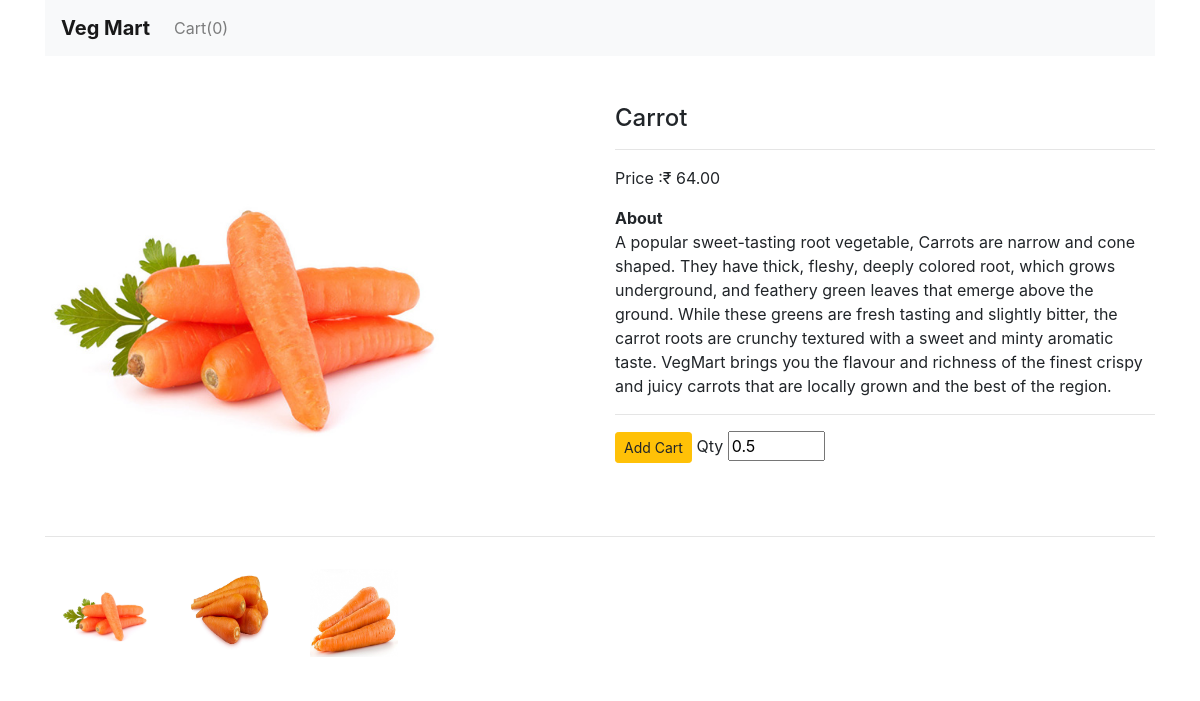
Before: /product/4 with the older database file.
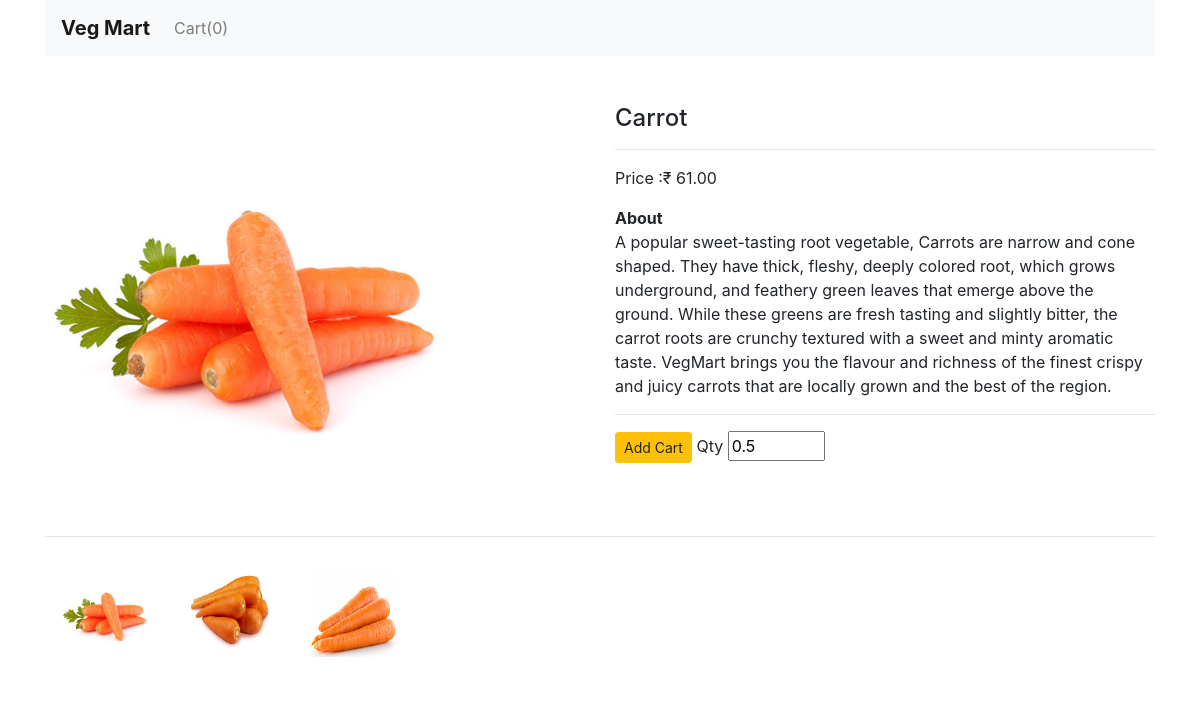
After: the same page with the newer database file.
### shop/products/models.py (models this page shows, shortened)
class Addproduct(db.Model):
    id = db.Column(db.Integer, primary_key=True)
    name = db.Column(db.String(80), nullable=False)
    price = db.Column(db.Numeric(10,2),nullable=False)
    stock = db.Column(db.Integer,nullable=False)
    desc = db.Column(db.Text, nullable=False)
    pub_date = db.Column(db.DateTime, nullable=False, default=datetime.utcnow)
    image_1=db.Column(db.String(150), nullable=False, default='image.jpg')
    image_2=db.Column(db.String(150), nullable=False, default='image.jpg')
    image_3=db.Column(db.String(150), nullable=False, default='image.jpg')

### shop/products/routes.py (the view)
@app.route('/product/<int:id>')
def single_page(id):
    product = Addproduct.query.get_or_404(id)
    return render_template('products/single_page.html',product=product)

### shop/templates/products/single_page.html (shortened to what this page needs)
{% extends 'layout.html'%}
{% block content%}
{% include'navbar.html' %}
<div class="container mt-5">
    <div class="row">
        <div class="col-md-6" id="b_image">
            <img src="{{url_for('static',filename='images/' + product.image_1)}}" alt="{{product.name}}" width="400" height="400">
        </div>
        <div class="col-md-6">
            <h4>{{product.name}}</h4>
            <hr>
            <p>Price :₹ {{product.price}}</p>
            <b>About</b>
            <p>{{product.desc}}</p>
            <hr>
            <form action="{{url_for('AddCart')}}" method="POST">
                <button type="submit" class="btn btn-sm btn-warning">Add Cart</button>
                <label for="">Qty</label>
                <input type="number" name="qty" id="" value="0.5" min="0.5" max="5" step="0.5">
            </form>
        </div>
    </div>
    <div class="row">
        <div class="col-md-12 mt-3" id="s_image">
            <hr>
            <img src="{{url_for('static',filename='images/' + product.image_1)}}" alt="{{product.name}}" width="120" height="120" class="p-3">
            <img src="{{url_for('static',filename='images/' + product.image_2)}}" alt="{{product.name}}" width="120" height="120" class="p-3">
            <img src="{{url_for('static',filename='images/' + product.image_3)}}" alt="{{product.name}}" width="120" height="120" class="p-3">
        </div>
    </div>
</div>
{% endblock content %}

Changed rows visible on the page:
changed Addproduct "Carrot": price "64.00" → "61.00"
